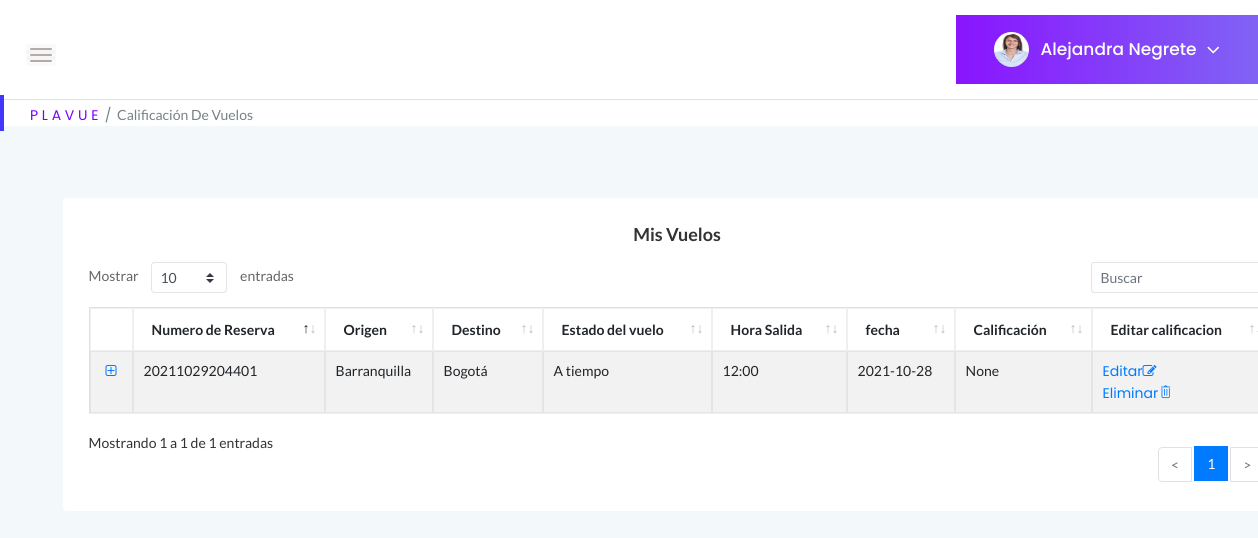
Page /calificacionvuelosusuario (signed in) on the earlier database version.
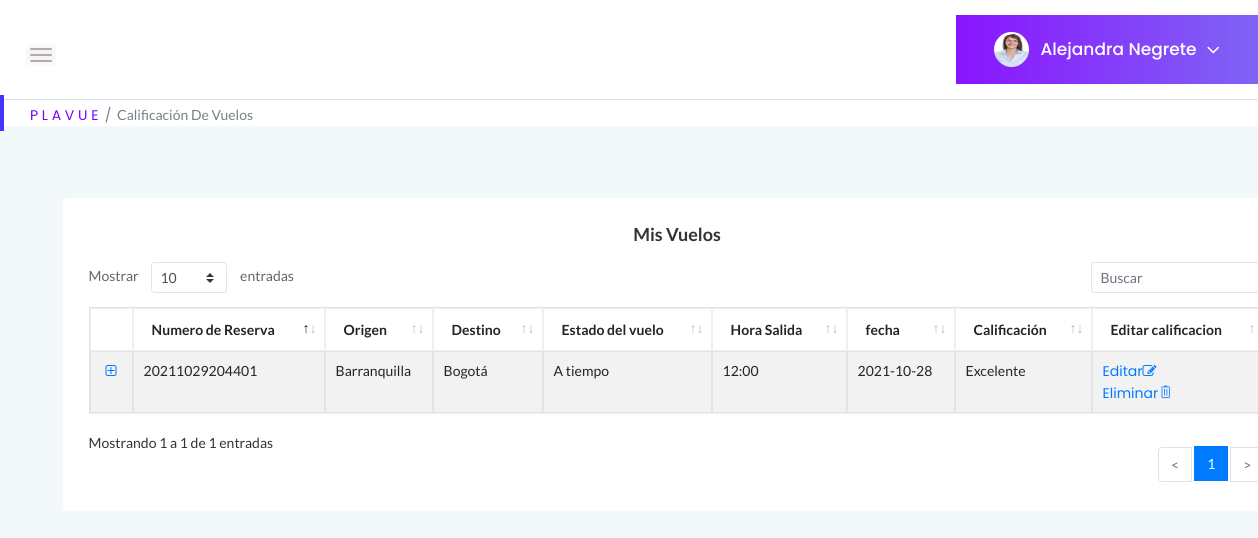
Same page on the later database version.
### tables this page shows
CREATE TABLE Pasajeros (Id_pasajero BIGINT PRIMARY KEY UNIQUE, Id_usuario BIGINT REFERENCES Usuarios (Id_usuario) ON DELETE RESTRICT ON UPDATE RESTRICT, Id_vuelos BIGINT REFERENCES Vuelos (Id_vuelo) ON DELETE RESTRICT ON UPDATE RESTRICT, Comentarios VARCHAR, Calificacion VARCHAR, Silla VARCHAR);

### app.py (the view)
@app.route("/calificacionvuelosusuario", methods=["GET", "POST"])
def calificacionvuelos_usuario():
    if "usuario" in session:
        if request.method == "GET":
            try:
                with sqlite3.connect("Plavue.db") as con:
                    con.row_factory = sqlite3.Row
                    cur = con.cursor()
                    cur.execute("SELECT * FROM Usuarios WHERE correo = ?", [session["usuario"]])
                    query = cur.fetchone()
                with sqlite3.connect("Plavue.db") as con1:
                    cur = con1.cursor()
                    cur.execute("SELECT Id_usuario FROM Usuarios WHERE correo = ?", [session["usuario"]])
                    query2 = cur.fetchone()
                with sqlite3.connect("Plavue.db") as con2:
                    con2.row_factory = sqlite3.Row
                    cur = con2.cursor()
                    cur.execute("SELECT * FROM Pasajeros WHERE Id_usuario=?", [query2[0]])
                    rowcal = cur.fetchall()
                with sqlite3.connect("Plavue.db") as con3:
                    con3.row_factory = sqlite3.Row
                    cur = con3.cursor()
                    cur.execute("SELECT Id_vuelos FROM Pasajeros WHERE Id_usuario=?", [query2[0]])
                    rowcal2 = cur.fetchone()
                with sqlite3.connect("Plavue.db") as con4:
                    con4.row_factory = sqlite3.Row
                    cur = con4.cursor()
                    cur.execute("SELECT * FROM Pasajeros WHERE Id_usuario=?", [query2[0]])
                    rowcal3 = cur.fetchall()
                with sqlite3.connect("Plavue.db") as con5:
                    con5.row_factory = sqlite3.Row
                    cur = con5.cursor()
                    cur.execute("SELECT * FROM Vuelos")
                    query3 = cur.fetchall()
                with sqlite3.connect("Plavue.db") as con6:
                    con6.row_factory = sqlite3.Row
                    cur = con6.cursor()
                    cur.execute("SELECT * FROM Ciudades")
                    query4 = cur.fetchall()
                    return render_template("calificacionVuelos-usuarioFinal.html", perfil = query, rowcal = rowcal, vuelos = query3, ciudad = query4, pasajeros = rowcal3, Id_usuario=query2[0])
            except Error as er:
                print('SQLite error: %s' % (' '.join(er.args)))
                print('SQLite traceback: ')
    return render_template("Login.html")

### templates/calificacionVuelos-usuarioFinal.html (shortened to what the changed rows need)
<!doctype html>
<html class="no-js" lang="es">
<head>
    <link rel="stylesheet" href="{{ url_for('static', filename='css/bootstrap.min.css') }}">
    <link rel="stylesheet" href="{{ url_for('static', filename='css/font-awesome.min.css')}}">
    <link rel="stylesheet" href="{{ url_for('static', filename='css/themify-icons.css')}}">
    <link rel="stylesheet" href="{{ url_for('static', filename='css/metisMenu.css')}}">
    <link rel="stylesheet" href="{{ url_for('static', filename='css/owl.carousel.min.css')}}">
    <link rel="stylesheet" href="{{ url_for('static', filename='css/slicknav.min.css')}}">
    <link rel="stylesheet" href="https://www.amcharts.com/lib/3/plugins/export/export.css" type="text/css" media="all" />
    <link rel="stylesheet" type="text/css" href="{{ url_for('static', filename='css/tables/jquery.dataTables.css')}}">
    <link rel="stylesheet" type="text/css" href="{{ url_for('static', filename='css/tables/dataTables.bootstrap4.min.css')}}">
    <link rel="stylesheet" type="text/css" href="{{ url_for('static', filename='css/tables/responsive.bootstrap.min.css')}}">
    <link rel="stylesheet" type="text/css" href="{{ url_for('static', filename='css/tables/responsive.jqueryui.min.css')}}">
    <link rel="stylesheet" href="{{ url_for('static', filename='css/typography.css')}}">
    <link rel="stylesheet" href="{{ url_for('static', filename='css/default-css.css')}}">
    <link rel="stylesheet" href="{{ url_for('static', filename='css/styles.css')}}">
    <link rel="stylesheet" href="{{ url_for('static', filename='css/responsive.css')}}">
    <link rel="stylesheet" href="{{ url_for('static', filename='js/vendor/select2.css')}}">
</head>
<div class="page-container">
    <div class="main-content">
        <div class="main-content-inner">
            <div class="row">
                <div class="col-12 m-5">
                    <div class="card mt-4">
                        <div class="card-body">
                                <section class="panel">
                            <div class="panel-body">
                                <table class="table table-bordered table-striped mb-none" id="datatable-comentarios">
                                    <thead>
                                        <tr>
                                            <th>Numero de Reserva</th>
                                            <th>Origen</th>
                                            <th>Destino</th>
                                            <th>Estado del vuelo</th>
                                            <th>Hora Salida</th>
                                            <th>fecha</th>
                                            <th>Calificación</th>
                                            <th>Editar calificacion</th>
                                        </tr>
                                    </thead>
                                    <tbody>
                                        {% for r in pasajeros %}
                                            <tr>
                                                <td>
                                                    {% if r["Id_usuario"] == Id_usuario %}
                                                        {{r ['Id_pasajero']}}
                                                    {% endif %}
                                                </td>
                                                <td>
                                                    {% for c in ciudad %}
                                                        {% for d in vuelos%}
                                                            {% if r["Id_vuelos"] == d ["Id_vuelo"]%}
                                                                {% if c["Id_ciudad"] == d["origen"] %}
                                                                <span>{{c["Ciudad"]}}</span>
                                                            {% endif %}
                                                            {% endif %}
                                                        {% endfor %}
                                                    {% endfor %}
                                                </td>
                                                <td>
                                                    {% for c in ciudad %}
                                                        {% for d in vuelos%}
                                                            {% if r["Id_vuelos"] == d ["Id_vuelo"]%}
                                                                {% if c["Id_ciudad"] == d["destino"] %}
                                                                <span>{{c["Ciudad"]}}</span>
                                                            {% endif %}
                                                            {% endif %}
                                                        {% endfor %}
                                                    {% endfor %}
                                                </td>
                                                <td>
                                                    {% for i in vuelos %}
                                                        {% if r["Id_vuelos"] == i ["Id_vuelo"]%}
                                                            <span>{{i["estado"]}}</span>
                                                        {% endif %}
                                                    {% endfor %}
                                                </td>
                                                <td>
                                                    {% for j in vuelos %}
                                                        {% if r["Id_vuelos"] == j ["Id_vuelo"]%}
                                                            <span>{{j["horaSalida"]}}</span>
                                                        {% endif %}
                                                    {% endfor %}
                                                </td>
                                                <td>
                                                    {% for k in vuelos %}
                                                        {% if r["Id_vuelos"] == k ["Id_vuelo"]%}
                                                            <span>{{k["fecha"]}}</span>
                                                        {% endif %}
                                                    {% endfor %}
                                                </td>
                                                <td>
                                                    {% if r["Id_usuario"] == Id_usuario %}
                                                        <span>{{ r ["Calificacion"]}}</span>
                                                    {% endif %}
                                                </td>
                                                <td>
                                                    <a href="../calificacioneditar/{{r['Id_pasajero']}}">Editar<i class="fa fa-edit"></i></a><br>
                                                    <a href="../caleliminar/{{r['Id_pasajero']}}">Eliminar<i class="ti-trash"></i></a>
                                                </td>
                                            </tr>
                                        {% endfor %}
                                    </tbody>
                                </table>
                            </div>
                        </div>
                    </div>
                </div>
            </div>
        </div>
    </div>
</div>
</html>

Differences in the rows shown:
changed Pasajeros id 20211029204401: Calificacion "None" → "Excelente"
